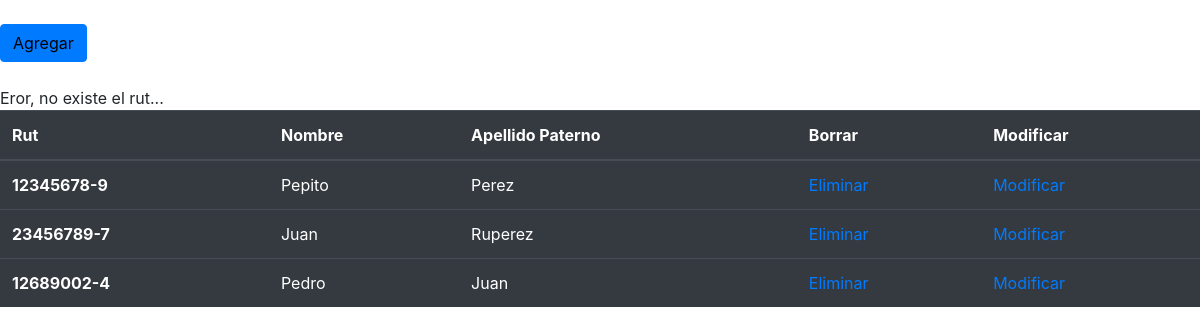
Page /alumnos/alumnos_del/6 on the earlier database version.
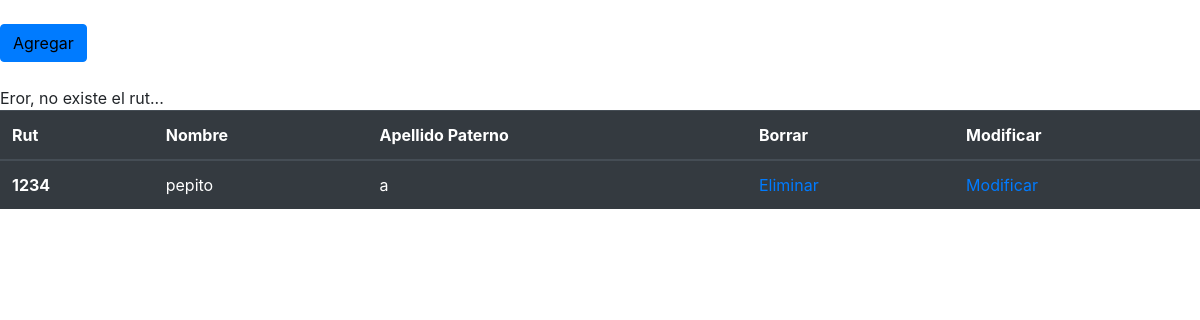
Same page on the later database version.
### alumnos/models.py (models this page shows, shortened)
class Alumno(models.Model):
    rut = models.CharField(primary_key=True, max_length=10)
    nombre = models.CharField(max_length=20)
    apellido_paterno = models.CharField(max_length=20)
    apellido_materno = models.CharField(max_length=20)
    fecha_nacimiento = models.DateField(blank=False, null=False)
    id_genero = models.ForeignKey('Genero',on_delete=models.CASCADE, db_column='idGenero')
    telefono = models.CharField(max_length=45)
    email = models.EmailField(unique=True, max_length=100, blank=True, null=True)
    direccion = models.CharField(max_length=50, blank=True, null=True)
    activo = models.IntegerField()

### alumnos/views.py (the view)
# urls.py: path('alumnos_del/<str:pk>',views.alumnos_del,name="alumnos_del"),
def alumnos_del(request,pk):
    context={}
    try:
        alumno=Alumno.objects.get(rut=pk)
        alumno.delete()
        mensaje='Datos Eliminados'
        alumnos=Alumno.objects.all()
        context={"mensaje":mensaje}
        return render(request,'alumnos/alumnos_list.html',context)
    except:
        mensaje='Eror, no existe el rut...'
        alumnos=Alumno.objects.all()
        context={"alumnos":alumnos,
                 "mensaje":mensaje}
        return render(request,'alumnos/alumnos_list.html',context)

### alumnos/templates/alumnos/alumnos_list.html (shortened to what this page needs)
<!DOCTYPE html>
<html lang="en">
<head>
    {%load static%}
    <link rel="stylesheet" href="https://cdn.jsdelivr.net/npm/bootstrap@4.6.2/dist/css/bootstrap.min.css">
</head>
<body>
    <br>
    <button class="btn btn-primary">
        <a href="{% url 'alumnosAdd' %}" style="text-decoration: none; color: black;">Agregar</a>
    </button>
    <br>
    <br>
    {%if mensaje%}
    <div id="idMensaje">
            {{mensaje}}
    </div>
    {%endif%}
    <table class="table table-dark">
        {%if alumnos%}
        <thead>
          <tr>
            <th scope="col">Rut</th>
            <th scope="col">Nombre</th>
            <th scope="col">Apellido Paterno</th>
            <th scope="col">Borrar</th>
            <th scope="col">Modificar</th>
          </tr>
        </thead>
        <tbody>
            {%for alumno in alumnos%}
          <tr>
            <th scope="row">{{alumno.rut}}</th>
            <td>{{alumno.nombre}}</td>
            <td>{{alumno.apellido_paterno}}</td>
            <td><a href="{%url 'alumnos_del' pk=alumno.rut%}">Eliminar</a></td>
            <td><a href="{%url 'alumnos_findEdit' pk=alumno.rut%}">Modificar</a></td>
          </tr>
          {%endfor%}
        </tbody>
        {%endif%}
      </table>
</body>
</html>

Differences in the rows shown:
removed Alumno: rut "12345678-9", nombre "Pepito", apellido_paterno "Perez"
removed Alumno: rut "23456789-7", nombre "Juan", apellido_paterno "Ruperez"
removed Alumno: rut "12689002-4", nombre "Pedro", apellido_paterno "Juan"
added Alumno: rut "1234", nombre "pepito", apellido_paterno "a"
